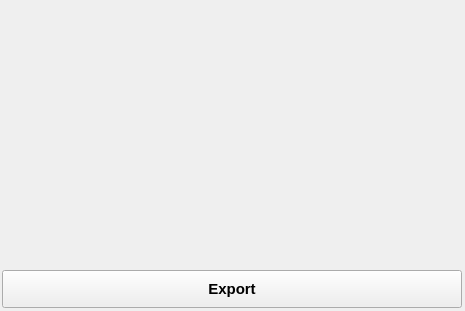
<?xml version="1.0" encoding="UTF-8"?>
<ui version="4.0">
 <class>alcExp</class>
 <widget class="QWidget" name="alcExp">
  <property name="geometry">
   <rect>
    <x>0</x>
    <y>0</y>
    <width>465</width>
    <height>311</height>
   </rect>
  </property>
  <property name="acceptDrops">
   <bool>true</bool>
  </property>
  <property name="windowTitle">
   <string>ExportCh</string>
  </property>
  <widget class="QWidget" name="layoutWidget">
   <property name="geometry">
    <rect>
     <x>2</x>
     <y>3</y>
     <width>464</width>
     <height>307</height>
    </rect>
   </property>
   <layout class="QVBoxLayout" name="verticalLayout">
    <property name="spacing">
     <number>1</number>
    </property>
    <item>
     <widget class="QWidget" name="wd" native="true">
      <property name="minimumSize">
       <size>
        <width>460</width>
        <height>266</height>
       </size>
      </property>
      <property name="maximumSize">
       <size>
        <width>460</width>
        <height>266</height>
       </size>
      </property>
     </widget>
    </item>
    <item>
     <widget class="QPushButton" name="convBtn">
      <property name="minimumSize">
       <size>
        <width>460</width>
        <height>38</height>
       </size>
      </property>
      <property name="maximumSize">
       <size>
        <width>460</width>
        <height>16777215</height>
       </size>
      </property>
      <property name="font">
       <font>
        <pointsize>11</pointsize>
        <weight>75</weight>
        <bold>true</bold>
       </font>
      </property>
      <property name="text">
       <string>Export</string>
      </property>
     </widget>
    </item>
   </layout>
  </widget>
 </widget>
 <resources/>
 <connections/>
</ui>
